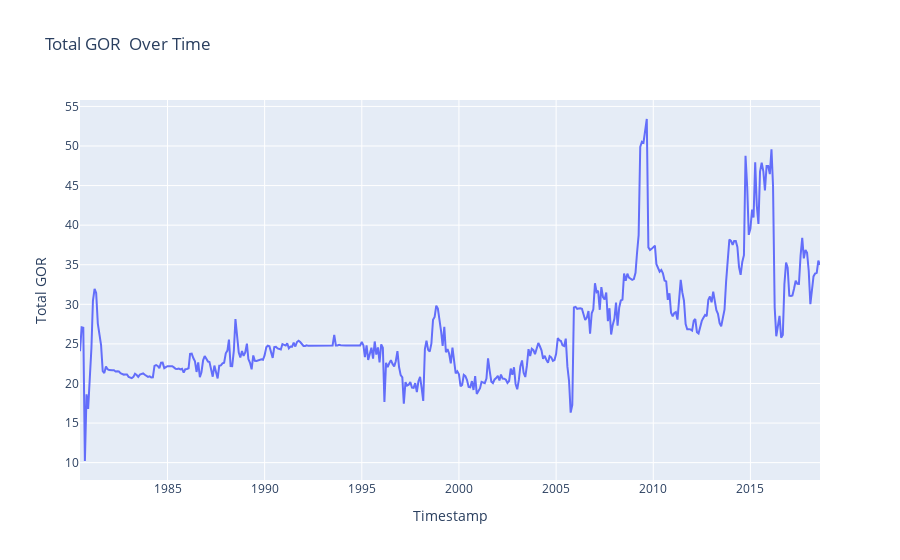

The notebook cell this image was saved under:
### Code cell
# Assuming 'series' is your Series with total oil production over time
GOR = series['gas_total'].sum(axis=1)/(series['oil'].sum(axis=1)  + 1e-6)

# Drop zeros from the total_oil Series
GOR = GOR[GOR != 0]

# Create a Plotly figure
fig = go.Figure()

# Add a line trace for total oil production
fig.add_trace(go.Scatter(x=GOR.index, y=GOR.values, mode='lines', name='GOR'))

# Update layout
fig.update_layout(title='Total GOR  Over Time',
                  xaxis_title='Timestamp',
                  yaxis_title='Total GOR')

# Show the plot
fig.show()

### Figure 1 — Plotly figure (JSON) as saved in the notebook; plotly's stock layout.template omitted (floating-point values rounded to 4 significant figures; data arrays with more than 128 entries replaced by an {"elided": "..."} marker saying what was removed)
{"data": [{"mode": "lines", "name": "GOR", "type": "scatter", "x": {"elided": "457 str values"}, "y": {"elided": "457 float values"}}], "layout": {"title": {"text": "Total GOR  Over Time"}, "xaxis": {"title": {"text": "Timestamp"}}, "yaxis": {"title": {"text": "Total GOR"}}}}
